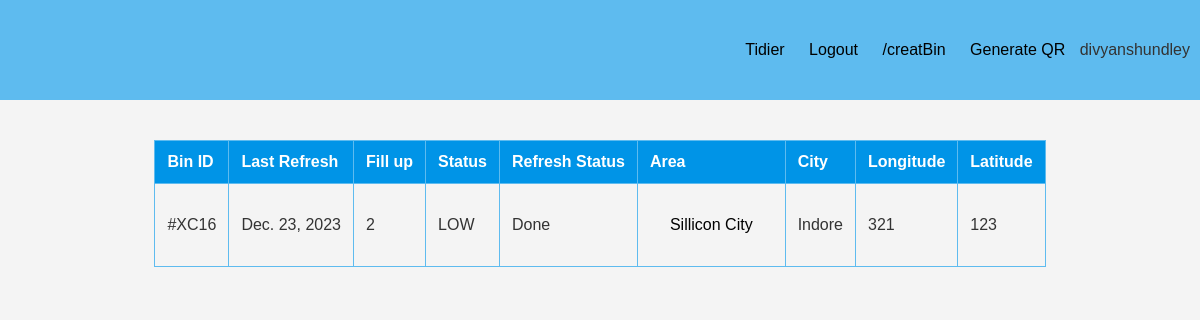
Before: / (signed in) with the older database file.
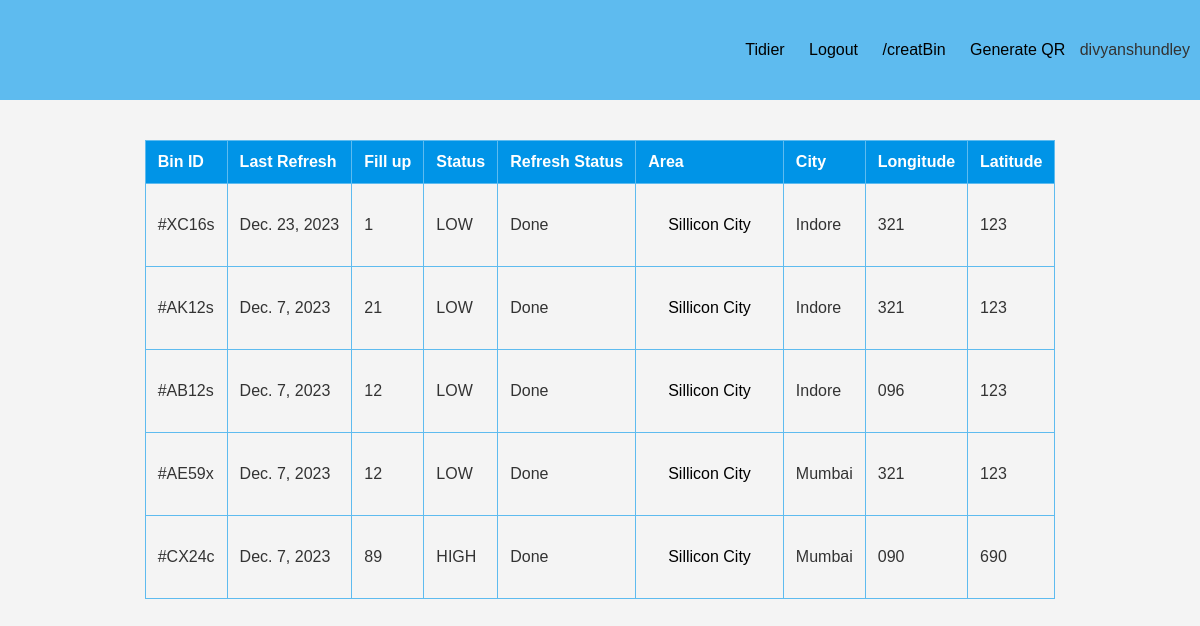
After: the same page with the newer database file.
### members/models.py (models this page shows)
class BinsStats(models.Model):
    BinID = models.CharField(max_length=6, unique=True)
    status = models.CharField(max_length=4, blank=True,null=True)
    refreshStats = models.CharField(max_length=4, blank=True)
    lastRefresh = models.DateField(blank=True)
    fillUp = models.IntegerField(blank=True)
    Lat = models.CharField(blank=True, null=True,max_length=100)
    Lon = models.CharField(blank=True, null=True,max_length=100)
    Area = models.CharField(max_length=200, blank=True)
    City = models.CharField(max_length=200,blank=True)

### members/views.py (the view)
# urls.py: path('', views.members, name='members'),
def members(request):
    if request.user.is_authenticated:
        messages_list = messages.get_messages(request)
        bins = BinsStats.objects.all()
        qr_code = BINQRs.objects.all()
        return render(request, "index.html", {'user': request.user.username, 'bins': bins, 'QR': qr_code, 'messages': messages_list})
    else:
        messages.error(request, "Please Login First")
        return redirect('UserLogin')

### members/templates/index.html (shortened to what this page needs)
<!DOCTYPE html>
<html lang="en">
<head>
</head>
<body>
    {% include "nav.html" %}
    <section id="content">
        <table class="workTab">
            <tr id="ths">
                <th>Bin ID</th>
                <th>Last Refresh</th>
                <th>Fill up</th>
                <th>Status</th>
                <th>Refresh Status</th>
                <th>Area</th>
                <th>City</th>
                <th>Longitude</th>
                <th>Latitude</th>
            </tr>
            {% for bin in bins %}
            <tr>
                <td{% if bin.tags %} class="{{ bin.tags }}" {% endif %}>{{ bin.BinID }}</td>
                    <td{% if bin.tags %} class="{{ bin.tags }}" {% endif %}>{{ bin.lastRefresh }}</td>
                        <td{% if bin.tags %} class="{{ bin.tags }}" {% endif %}>{{ bin.fillUp }}</td>
                            <td{% if bin.tags %} class="{{ bin.tags }}" {% endif %}>{{ bin.status }}</td>
                                <td{% if bin.tags %} class="{{ bin.tags }}" {% endif %}>{{ bin.refreshStats }}</td>
                                    <td class="Area"><a target="_blank" id="query"
                                            href="https://www.google.com/search?q={{bin.Area}},+{{bin.City}}">{{bin.Area}}</a>
                                    </td>
                                    <td{% if bin.tags %} class="{{ bin.tags }}" {% endif %}>{{ bin.City }}</td>
                                        <td{% if bin.tags %} class="{{ bin.tags }}" {% endif %}>{{ bin.Lon }}</td>
                                            <td{% if bin.tags %} class="{{ bin.tags }}" {% endif %}>{{ bin.Lat }}</td>
            </tr>
            {% endfor %}
        </table>
    </section>
</body>
</html>

Changed rows visible on the page:
changed BinsStats "Dec. 23, 2023": BinID "#XC16" → "#XC16s"; fillUp "2" → "1"
added BinsStats: BinID "#AK12s", lastRefresh "Dec. 7, 2023", fillUp "21", status "LOW", refreshStats "Done", Area "Sillicon City", City "Indore", Lon "321", Lat "123"
added BinsStats: BinID "#AB12s", lastRefresh "Dec. 7, 2023", fillUp "12", status "LOW", refreshStats "Done", Area "Sillicon City", City "Indore", Lon "096", Lat "123"
added BinsStats: BinID "#AE59x", lastRefresh "Dec. 7, 2023", fillUp "12", status "LOW", refreshStats "Done", Area "Sillicon City", City "Mumbai", Lon "321", Lat "123"
added BinsStats: BinID "#CX24c", lastRefresh "Dec. 7, 2023", fillUp "89", status "HIGH", refreshStats "Done", Area "Sillicon City", City "Mumbai", Lon "090", Lat "690"
